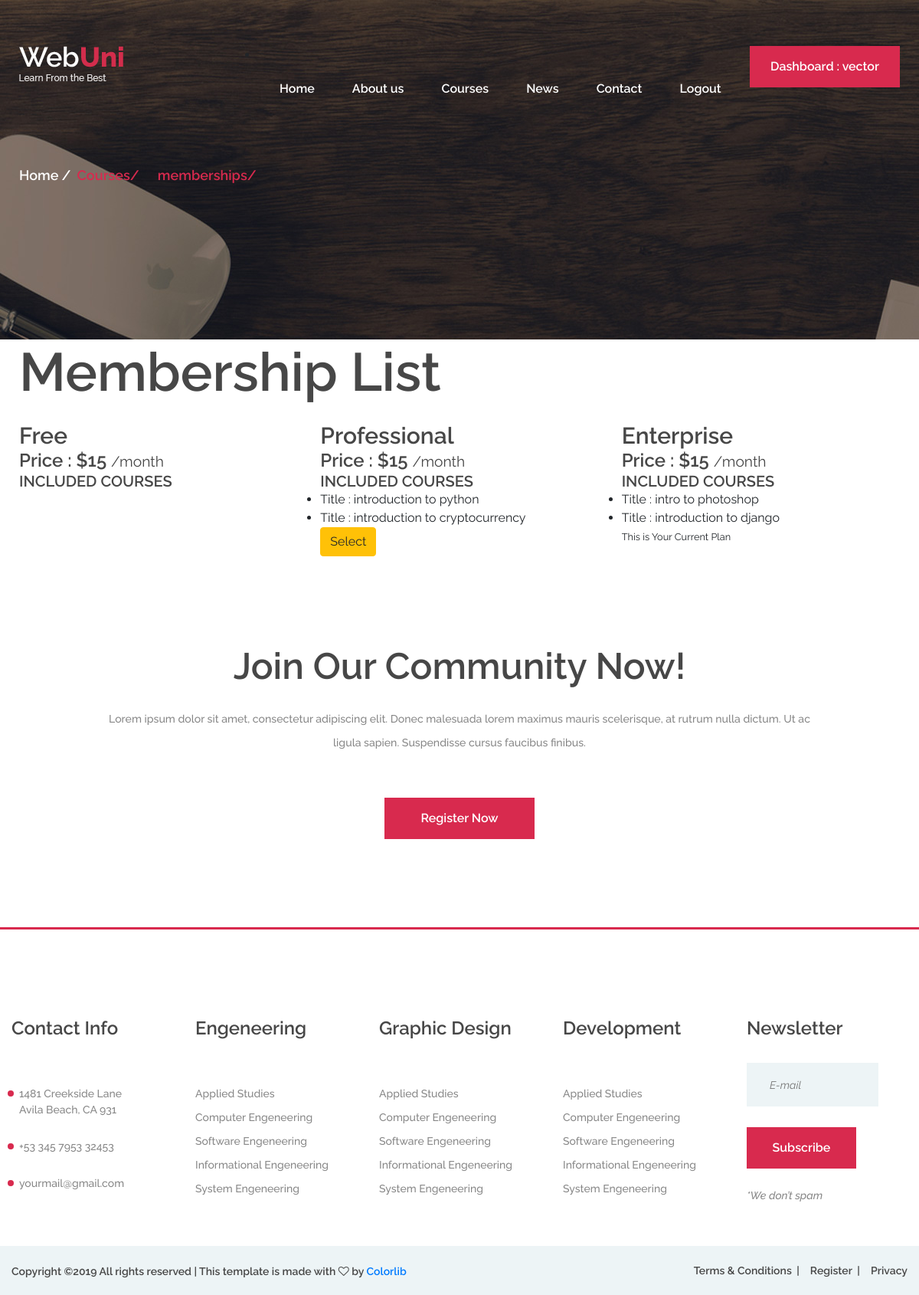
The app's page /memberships/ (signed in), older data.
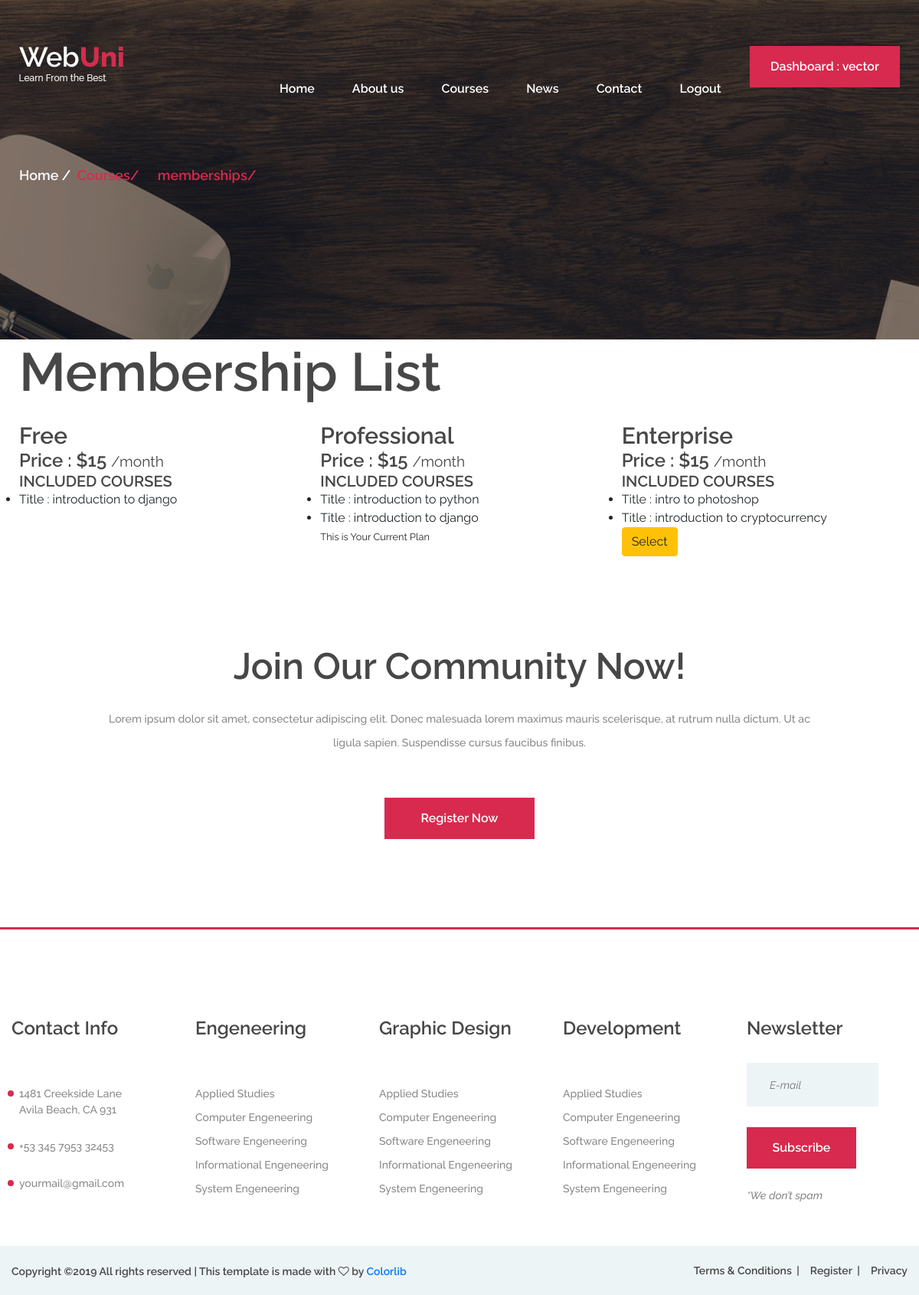
The same page, newer data.
### memberships/models.py (models this page shows)
class Membership(models.Model):
    slug = models.SlugField()
    membership_type = models.CharField(choices=MEMBERSHIP_CHOICES,default='Free',max_length=30)
    price = models.IntegerField(default=15)
    stripe_plan_id = models.CharField(max_length=40)
    def __str__(self):
        return self.membership_type

### courses/models.py (models this page shows, shortened)
class Course(models.Model):
    creator = models.ForeignKey(User,on_delete = models.CASCADE)
    slug = models.SlugField()
    title = models.CharField(max_length=30)
    category = models.ForeignKey(Category,on_delete=models.CASCADE)
    description = models.TextField(max_length=400)
    created_time = models.DateTimeField(auto_now=True)
    duration = models.CharField(max_length=10,help_text = 'please use the following formats : 1 Week or 1 Month')
    starting_date = models.DateField(null=True)
    ending_date = models.DateField(null=True)
    allowed_memberships = models.ManyToManyField(Membership,related_name='membershipsallowed')

### memberships/views.py (the view, shortened to what this page needs)
# urls.py: path('memberships/', MembershipSelectView.as_view(), name='select_membership'),
class MembershipSelectView(ListView):
    template_name = 'memberships/membership_list.html'
    context_object_name = 'memberships'
    model = Membership
    def get_context_data(self, **kwargs):
        context = super().get_context_data(**kwargs)
        current_membership = get_user_membership(self.request)
        context['current_membership'] = str(current_membership.membership)
        return context

### memberships/views.py (called while the page is built)
def get_user_membership(request):
    user_membership_qs = UserMembership.objects.filter(user=request.user)
    if user_membership_qs.exists():
        return user_membership_qs.first()
    return None

### memberships/templates/memberships/membership_list.html (shortened to what this page needs)
{% extends 'base.html' %}
{% load staticfiles %}
{% block content %}
<div class="page-info-section set-bg" data-setbg="{% static 'webuni/img/page-bg/2.jpg' %}">
  <div class="container">
    <div class="site-breadcrumb">
      <a href="#">Home</a>
      <span>Courses/</span>
      <span>memberships/</span>
    </div>
  </div>
</div>
    <div class="container">
      <h1 class="pb-4">Membership List</h1>
      <div class="row">
        {% for membership in memberships %}
        <div class="col-sm-4 col-md-4">
          <h3>{{ membership.membership_type }}</h3>
          <h4>Price : ${{ membership.price }} <small>/month</small> </h4>
          <h5>INCLUDED COURSES</h5>
          <ul>
            {% for course in membership.membershipsallowed.all %}
              <li>Title : {{course.title}}</li>
            {% endfor %}
          </ul>
          {% if membership.membership_type != 'Free' %}
          <form class="" action="{% url 'memberships:select_membership' %}" method="POST">
            {% if membership.membership_type != current_membership %}
            <button type="submit" class="btn btn-warning">Select</button>
            {% else %}
            <small>This is Your Current Plan</small>
            {% endif %}
          </form>
          {% endif %}
        </div>
        {% endfor %}
      </div>
    </div>
{% endblock content %}

### templates/base.html (shortened to what this page needs)
<!DOCTYPE html>
{% load static %}
<html lang="en">
<head>
	<link rel="stylesheet" href="{% static 'webuni/css/bootstrap.min.css'%}"/>
	<link rel="stylesheet" href="{% static 'webuni/css/font-awesome.min.css' %}"/>
	<link rel="stylesheet" href="{% static 'webuni/css/owl.carousel.css' %}"/>
	<link rel="stylesheet" href="{% static 'webuni/css/style.css'%}"/>
</head>
<body>
	<header class="header-section">
		<div class="container">
			<div class="row">
				<div class="col-lg-3 col-md-3">
					<div class="site-logo">
						<img src="{%static 'webuni/img/logo.png' %}" alt="">
					</div>
				</div>
				<div class="col-lg-9 col-md-9">
					{% if request.user.is_authenticated%}
					<li><a href="{% url 'users:profile' %}" class="site-btn header-btn">Dashboard : {{request.user.username}}</a></li>
					{% else %}
					<li><a href="{% url 'account_login' %}" class="site-btn header-btn">Login</a></li>
					{% endif %}
					<nav class="main-menu">
						<ul>
							<li><a href="{% url 'courses:home' %}">Home</a></li>
							<li><a href="{% url 'courses:about' %}">About us</a></li>
							<li><a href="{% url 'courses:course_list' %}">Courses</a></li>
							<li><a href="blog.html">News</a></li>
							<li><a href="{% url 'courses:contact' %}">Contact</a></li>
							{% if request.user.is_authenticated %}
              <li><a href="{% url 'account_logout' %}">Logout</a></li>
              {% endif %}
						</ul>
					</nav>
				</div>
			</div>
		</div>
	</header>
{% block content %}
{% endblock content %}
	<section class="banner-section spad">
		<div class="container">
			<div class="section-title mb-0 pb-2">
				<h2>Join Our Community Now!</h2>
				<p>Lorem ipsum dolor sit amet, consectetur adipiscing elit. Donec malesuada lorem maximus mauris scelerisque, at rutrum nulla dictum. Ut ac ligula sapien. Suspendisse cursus faucibus finibus.</p>
			</div>
			<div class="text-center pt-5">
				<a href="{% url 'account_signup' %}" class="site-btn">Register Now</a>
			</div>
		</div>
	</section>
	<footer class="footer-section spad pb-0">
		<div class="footer-top">
			<div class="footer-warp">
				<div class="row">
					<div class="widget-item">
						<h4>Contact Info</h4>
						<ul class="contact-list">
							<li>1481 Creekside Lane <br>Avila Beach, CA 931</li>
							<li>+53 345 7953 32453</li>
							<li>yourmail@gmail.com</li>
						</ul>
					</div>
					<div class="widget-item">
						<h4>Engeneering</h4>
						<ul>
							<li><a href="">Applied Studies</a></li>
							<li><a href="">Computer Engeneering</a></li>
							<li><a href="">Software Engeneering</a></li>
							<li><a href="">Informational Engeneering</a></li>
							<li><a href="">System Engeneering</a></li>
						</ul>
					</div>
					<div class="widget-item">
						<h4>Graphic Design</h4>
						<ul>
							<li><a href="">Applied Studies</a></li>
							<li><a href="">Computer Engeneering</a></li>
							<li><a href="">Software Engeneering</a></li>
							<li><a href="">Informational Engeneering</a></li>
							<li><a href="">System Engeneering</a></li>
						</ul>
					</div>
					<div class="widget-item">
						<h4>Development</h4>
						<ul>
							<li><a href="">Applied Studies</a></li>
							<li><a href="">Computer Engeneering</a></li>
							<li><a href="">Software Engeneering</a></li>
							<li><a href="">Informational Engeneering</a></li>
							<li><a href="">System Engeneering</a></li>
						</ul>
					</div>
					<div class="widget-item">
						<h4>Newsletter</h4>
						<form class="footer-newslatter">
							<input type="email" placeholder="E-mail">
							<button class="site-btn">Subscribe</button>
							<p>*We don’t spam</p>
						</form>
					</div>
				</div>
			</div>
		</div>
		<div class="footer-bottom">
			<div class="footer-warp">
				<ul class="footer-menu">
					<li><a href="#">Terms & Conditions</a></li>
					<li><a href="#">Register</a></li>
					<li><a href="#">Privacy</a></li>
				</ul>
				<div class="copyright">
Copyright &copy;<script>document.write(new Date().getFullYear());</script> All rights reserved | This template is made with <i class="fa fa-heart-o" aria-hidden="true"></i> by <a href="https://colorlib.com" target="_blank">Colorlib</a>
</div>
			</div>
		</div>
	</footer>
</html>

### static/webuni/css/style.css (style rules this page uses)
html, body { height: 100%; font-family: 'Raleway', sans-serif; -webkit-font-smoothing: antialiased; font-smoothing: antialiased; }
h1, h2, h3, h4, h5, h6 { margin: 0; font-weight: 600; color: #474747; }
h1 { font-size: 70px; }
h2 { font-size: 36px; }
h3 { font-size: 30px; }
h4 { font-size: 24px; }
h5 { font-size: 20px; }
p { font-size: 14.1px; color: #878787; line-height: 2.2; font-weight: 500; }
img { max-width: 100%; }
::placeholder { font-style: italic; }
ul, ol { padding: 0; margin: 0; }
.section-title { text-align: center; padding: 0 110px; margin-bottom: 110px; }
.section-title h2 { font-size: 48px; font-weight: 600; margin-bottom: 25px; }
.section-title p { margin-bottom: 0; font-weight: 500; }
.set-bg { background-repeat: no-repeat; background-size: cover; background-position: top center; }
.spad { padding-top: 115px; padding-bottom: 115px; }
.site-btn { display: inline-block; min-width: 196px; text-align: center; border: none; padding: 15px 10px; font-weight: 600; font-size: 16px; position: relative; color: #fff; cursor: pointer; background: #d82a4e; }
.header-section { position: absolute; width: 100%; top: 0; left: 0; padding-top: 60px; }
.site-logo { display: inline-block; }
.main-menu ul { list-style: none; }
.main-menu ul li { display: inline; }
.main-menu ul li a { display: inline-block; font-size: 16px; color: #fff; margin-left: 45px; font-weight: 600; padding: 20px 0 5px; }
.header-btn { float: right; margin-right: 0; }
.footer-section { border-top: 3px solid #d82a4e; }
.footer-warp { max-width: 1559px; padding: 0 15px; margin: 0 auto; }
.widget-item { width: 20%; padding: 0 15px; }
.widget-item h4 { margin-bottom: 30px; }
.widget-item ul { list-style: none; padding-top: 30px; }
.widget-item ul li { margin-bottom: 10px; font-size: 14px; font-weight: 500; color: #878787; }
.widget-item ul li:last-child { margin-bottom: 0; }
.widget-item ul a { color: #878787; }
.widget-item ul.contact-list li { margin-bottom: 27px; position: relative; padding-left: 10px; }
.widget-item ul.contact-list li:last-child { margin-bottom: 0; }
.widget-item ul.contact-list li:after { position: absolute; content: ""; width: 8px; height: 8px; left: -5px; top: 6px; border-radius: 50%; background: #d82a4e; }
.footer-newslatter { padding-right: 38px; }
.footer-newslatter input[type=email] { height: 57px; width: 100%; padding: 0 30px; margin-bottom: 27px; float: left; border: none; font-size: 14px; background: #edf4f6; }
.footer-newslatter .site-btn { min-width: 143px; margin-bottom: 20px; }
.footer-newslatter p { margin-bottom: 0; font-weight: 500; font-style: italic; }
.footer-bottom { overflow: hidden; background: #edf4f6; padding: 20px 0; margin-top: 50px; }
.footer-menu { list-style: none; float: right; }
.footer-menu li { display: inline; }
.footer-menu li:last-child a { padding-right: 0; margin-right: 0; }
.footer-menu li:last-child a:after { display: none; }
.footer-menu li a { display: inline-block; font-size: 14px; font-weight: 600; color: #474747; padding-right: 10px; margin-right: 10px; position: relative; }
.footer-menu li a:after { position: absolute; content: "|"; right: 0; top: 0; }
.copyright { padding-top: 3px; float: left; font-size: 14px; font-weight: 600; color: #474747; }
.page-info-section { height: 443px; }
.site-breadcrumb { padding-top: 215px; }
.site-breadcrumb a, .site-breadcrumb span { display: inline-block; margin-right: 10px; padding-right: 10px; font-weight: 600; font-size: 18px; }
.site-breadcrumb a { color: #fff; position: relative; }
.site-breadcrumb a:after { position: absolute; content: "/"; right: -6px; top: 0; color: #fff; }
.site-breadcrumb span { color: #d82a4e; }
@media (min-width: 1200px) { .container { max-width: 1180px; } }

Row changes from the older to the newer data that the page shows:
changed Membership "Free": gains Course (title "introduction to django")
changed Membership "Professional": gains Course (title "introduction to django"); loses Course (title "introduction to cryptocurrency"); text "Select" → "This is Your Current Plan"
changed Membership "Enterprise": gains Course (title "introduction to cryptocurrency"); loses Course (title "introduction to django"); text "This is Your Current Plan" → "Select"
